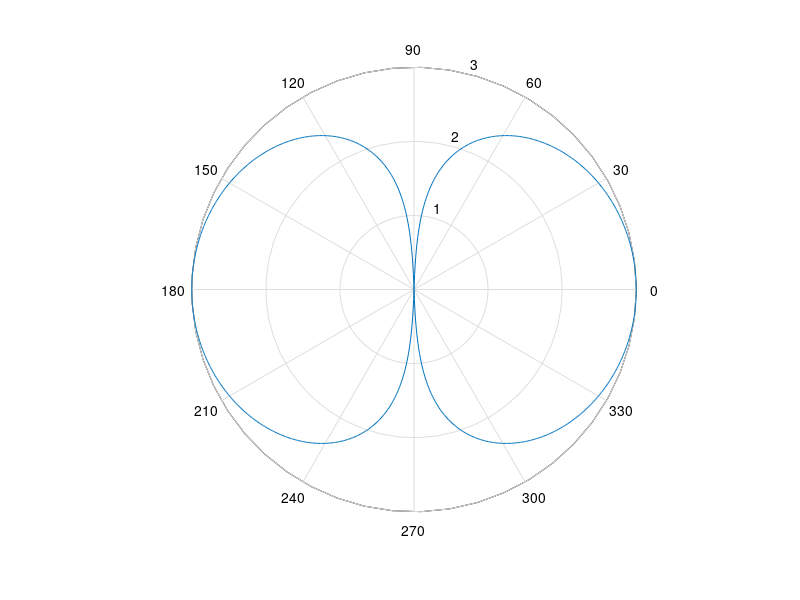

The MATLAB source for this figure:
function antennaDiagram3

% Calculate the radiation pattern for a dipole antenna in log units
% in the radial direction.

N = 1024;
theta = linspace(-pi/2.0,3.0*pi/2.0,N);    % Angles
costheta = cos(theta);
intensities = costheta.*costheta;
intensities = log10(intensities*1000.0);
for i = 1:N
    if(intensities(i)<0)
        intensities(i)=0;
    end
end
polar(theta,intensities);